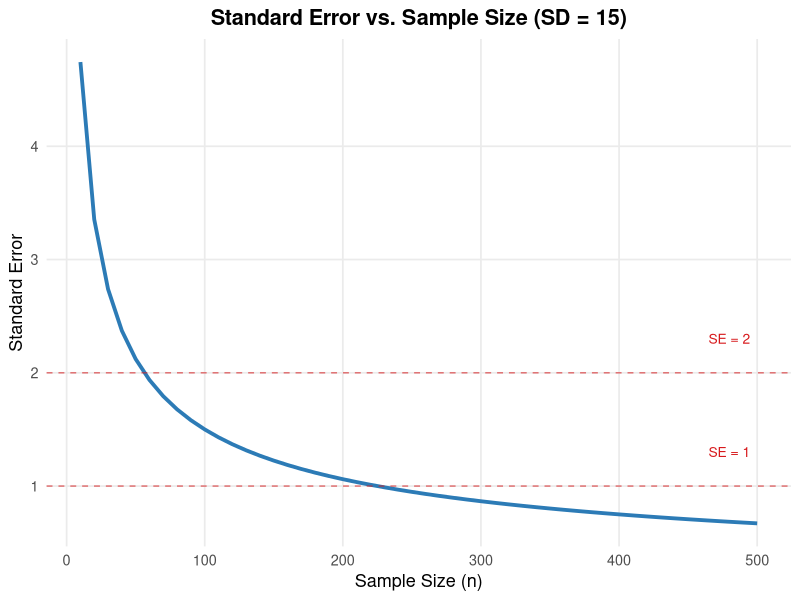
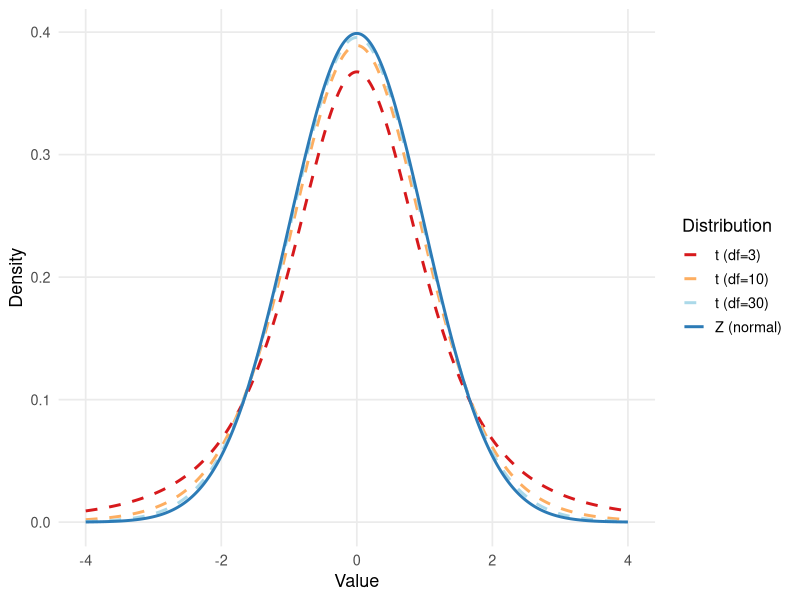
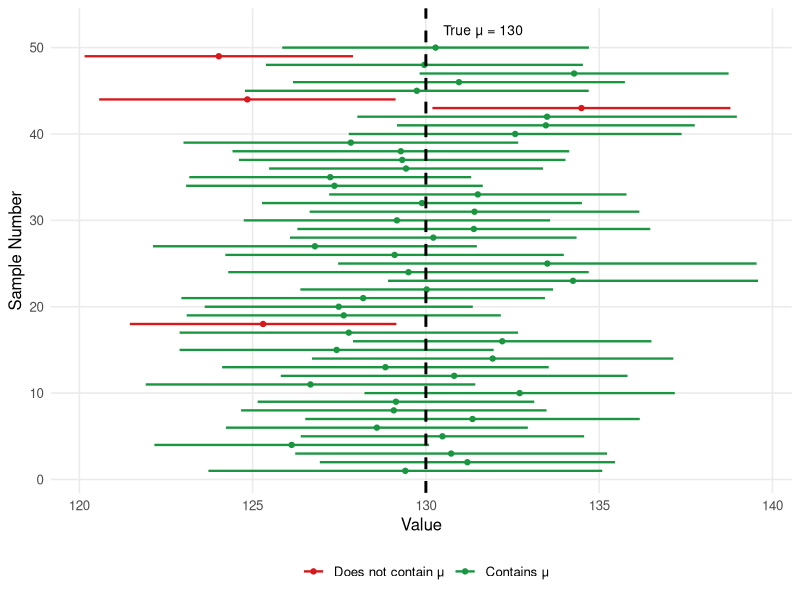

Write R code to recreate these figures, in order.
## ---- chunk 1
#| label: setup
#| include: false

library(ggplot2)
library(knitr)
library(kableExtra)
library(patchwork)
## ---- chunk 2
#| label: fig-se
#| fig-cap: "As sample size increases, the standard error decreases and estimates become more precise"
#| fig-align: center
#| fig-height: 3.5
#| fig-width: 6

n_vals <- seq(10, 500, by = 10)
se_vals <- 15 / sqrt(n_vals)   # SD = 15, typical for SBP

df_se <- data.frame(n = n_vals, se = se_vals)

ggplot(df_se, aes(x = n, y = se)) +
  geom_line(color = "#2c7bb6", linewidth = 1.3) +
  geom_hline(yintercept = c(1, 2), linetype = "dashed",
             color = "#d7191c", alpha = 0.6) +
  annotate("text", x = 480, y = 2.3, label = "SE = 2", color = "#d7191c", size = 3.5) +
  annotate("text", x = 480, y = 1.3, label = "SE = 1", color = "#d7191c", size = 3.5) +
  labs(x = "Sample Size (n)", y = "Standard Error",
       title = "Standard Error vs. Sample Size (SD = 15)") +
  theme_minimal(base_size = 13) +
  theme(panel.grid.minor = element_blank(),
        plot.title = element_text(hjust = 0.5, face = "bold"))
## ---- chunk 3
#| label: tbl-z-critical
#| tbl-cap: "Critical Values for Common Confidence Levels"

crit <- data.frame(
  `Confidence Level` = c("90%", "95%", "99%"),
  `alpha` = c("0.10", "0.05", "0.01"),
  `1 - alpha/2` = c("0.950", "0.975", "0.995"),
  `z(1-alpha/2)` = c("1.645", "1.960", "2.576")
)

kable(crit,
      col.names = c("Confidence Level", "alpha", "1 - alpha/2 (left area)", "z(1-alpha/2)"),
      align = c("c","c","c","c")) |>
  kable_styling(bootstrap_options = c("striped","hover","bordered"),
                full_width = FALSE, font_size = 13) |>
  column_spec(1, bold = TRUE, color = "#2c7bb6") |>
  row_spec(2, background = "#eaf4fb")
## ---- chunk 4
#| label: fig-t-dist
#| fig-cap: "t-distributions with different degrees of freedom compared to Z"
#| fig-align: center
#| fig-height: 4
#| fig-width: 7

x <- seq(-4, 4, length = 500)
df_plot <- data.frame(
  x = rep(x, 4),
  y = c(dnorm(x),
        dt(x, df = 3),
        dt(x, df = 10),
        dt(x, df = 30)),
  dist = rep(c("Z (normal)", "t (df=3)", "t (df=10)", "t (df=30)"), each = 500)
)

df_plot$dist <- factor(df_plot$dist,
                       levels = c("t (df=3)","t (df=10)","t (df=30)","Z (normal)"))

ggplot(df_plot, aes(x = x, y = y, color = dist, linetype = dist)) +
  geom_line(linewidth = 1) +
  scale_color_manual(values = c("#d7191c","#fdae61","#abd9e9","#2c7bb6")) +
  scale_linetype_manual(values = c("dashed","dashed","dashed","solid")) +
  labs(x = "Value", y = "Density", color = "Distribution", linetype = "Distribution") +
  theme_minimal(base_size = 13) +
  theme(legend.position = "right",
        panel.grid.minor = element_blank())
## ---- chunk 5
#| label: tbl-t-critical
#| tbl-cap: "Selected t Critical Values (95% CI, two-tailed: left cumulative probability = 0.975)"

df_vals <- c(5, 10, 15, 20, 25, 30, 40, 60, 120, Inf)
t_vals  <- qt(0.975, df = df_vals)
t_vals[length(t_vals)] <- 1.960

t_tab <- data.frame(
  df = c(as.character(df_vals[-length(df_vals)]), "Inf (Z)"),
  t  = round(t_vals, 3)
)

kable(t_tab, col.names = c("Degrees of Freedom (df = n-1)", "t(0.975, df)"),
      align = c("c","c")) |>
  kable_styling(bootstrap_options = c("striped","hover","bordered"),
                full_width = FALSE, font_size = 13) |>
  column_spec(1, bold = TRUE, color = "#2c7bb6") |>
  row_spec(10, background = "#eaf4fb", bold = TRUE)
## ---- chunk 6
#| label: fig-ci-simulation
#| fig-cap: "Simulation: 50 confidence intervals from repeated samples. Green intervals contain the true mean (μ = 130); red ones do not."
#| fig-align: center
#| fig-height: 6
#| fig-width: 7

set.seed(42)
true_mu <- 130
sigma    <- 15
n        <- 40
n_sims   <- 50

sims <- replicate(n_sims, {
  x    <- rnorm(n, mean = true_mu, sd = sigma)
  xbar <- mean(x)
  se   <- sd(x) / sqrt(n)
  c(xbar, xbar - 1.96*se, xbar + 1.96*se)
})

ci_df <- data.frame(
  sim   = 1:n_sims,
  mean  = sims[1,],
  lower = sims[2,],
  upper = sims[3,],
  contains = sims[2,] <= true_mu & sims[3,] >= true_mu
)

ggplot(ci_df, aes(y = sim, color = contains)) +
  geom_segment(aes(x = lower, xend = upper, yend = sim), linewidth = 0.8) +
  geom_point(aes(x = mean), size = 1.5) +
  geom_vline(xintercept = true_mu, color = "black",
             linetype = "dashed", linewidth = 1) +
  scale_color_manual(values = c("TRUE" = "#1a9641", "FALSE" = "#d7191c"),
                     labels = c("TRUE" = "Contains μ", "FALSE" = "Does not contain μ"),
                     name = "") +
  annotate("text", x = true_mu + 0.5, y = 52,
           label = "True μ = 130", hjust = 0, size = 3.5) +
  labs(x = "Value", y = "Sample Number") +
  theme_minimal(base_size = 12) +
  theme(legend.position = "bottom",
        panel.grid.minor = element_blank())
## ---- chunk 7
#| label: tbl-ci-width
#| tbl-cap: "Effect of Sample Size on CI Width (xbar = 105.4, s = 18.6, 95% CI)"

ns   <- c(36, 100, 400)
se   <- 18.6 / sqrt(ns)
z    <- 1.96
me   <- z * se
lo   <- 105.4 - me
hi   <- 105.4 + me
wid  <- hi - lo

ci_tab <- data.frame(
  n     = ns,
  SE    = round(se, 3),
  ME    = round(me, 3),
  Lower = round(lo, 2),
  Upper = round(hi, 2),
  Width = round(wid, 2)
)

kable(ci_tab,
      col.names = c("n", "SE", "Margin of Error",
                    "Lower Bound", "Upper Bound", "CI Width"),
      align = rep("c", 6)) |>
  kable_styling(bootstrap_options = c("striped","hover","bordered"),
                full_width = FALSE, font_size = 13) |>
  column_spec(1, bold = TRUE, color = "#2c7bb6") |>
  column_spec(6, bold = TRUE)
